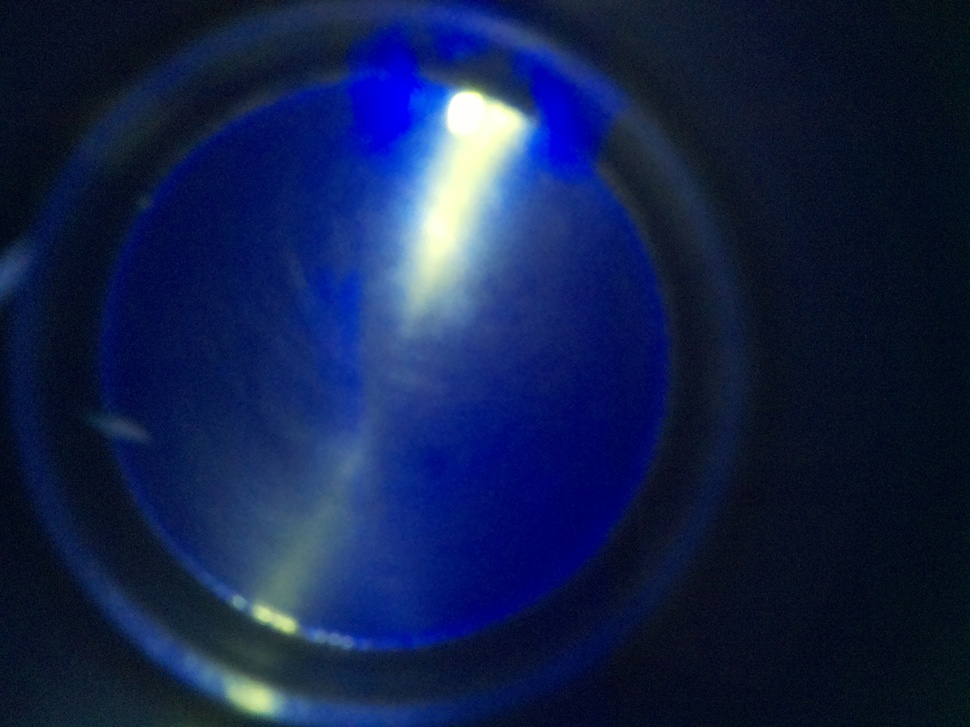
#> input picture uploads/frame_1772149627925.jpg, 970 x 727 px, shrunk from 2592 x 1944 before the run
$ python analyze.py uploads/frame_1772149627925.jpg
#> lines starting #> are read from the running program, lines starting #| are printed output that depends on the picture; after the words box and inside, x2 and y2 are one past the last pixel; in counts of white or black regions, pixels touching at a corner belong together
import cv2
import sys
import os
import numpy as np
import logging

def analyze_image(img_path) -> dict:
#> called with img_path = 'uploads/frame_1772149627925.jpg'
    img = cv2.imread(img_path)
#> img is the input picture: shape (727, 970, 3); mean B, G, R 75.6, 33.2, 18.7
    if img is None:
        logging.error(f"Failed to read image at {img_path}")
        return {"percentage": 0.0, "detected_path": None}

    # Convert image to grayscale for brightness analysis
    gray = cv2.cvtColor(img, cv2.COLOR_BGR2GRAY)
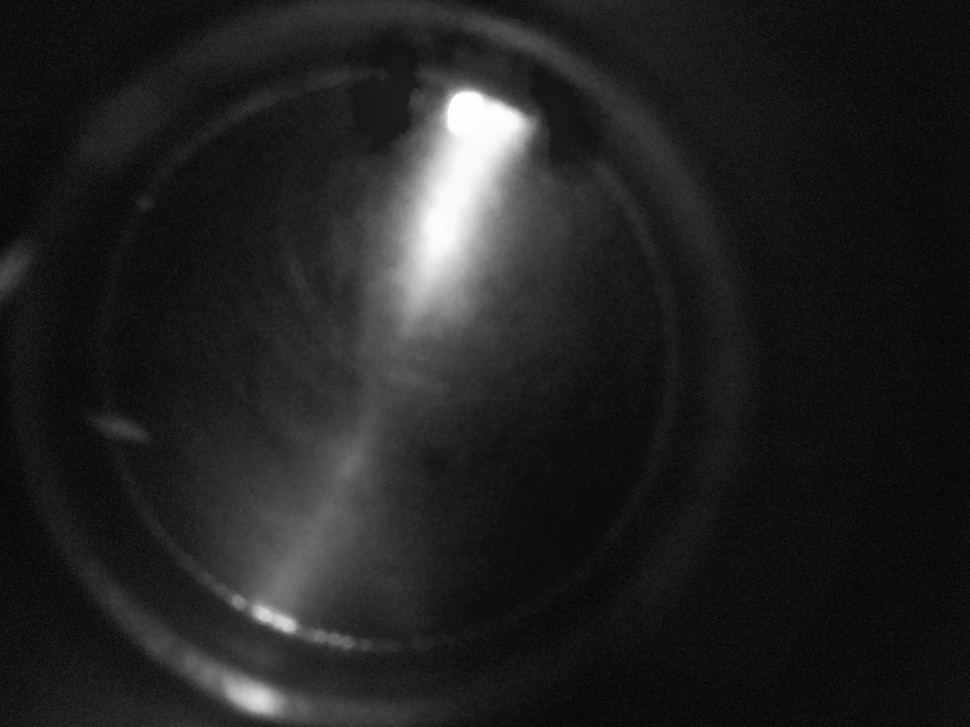
#> gray: shape (727, 970); min 2, max 255, mean 33.7

    # Apply slightly blurring to reduce noise
    blurred = cv2.GaussianBlur(gray, (5, 5), 0)

    # Microplastics fluoresce under 365nm UV light, making them appear significantly
    # brighter than the dark background. We use a threshold to separate them.
    # IMPORTANT: You may need to tune this 'threshold_value' (try values between 100 and 240)
    # depending on your camera exposure and ambient darkness.
    threshold_value = 200
    _, thresh = cv2.threshold(blurred, threshold_value, 255, cv2.THRESH_BINARY)
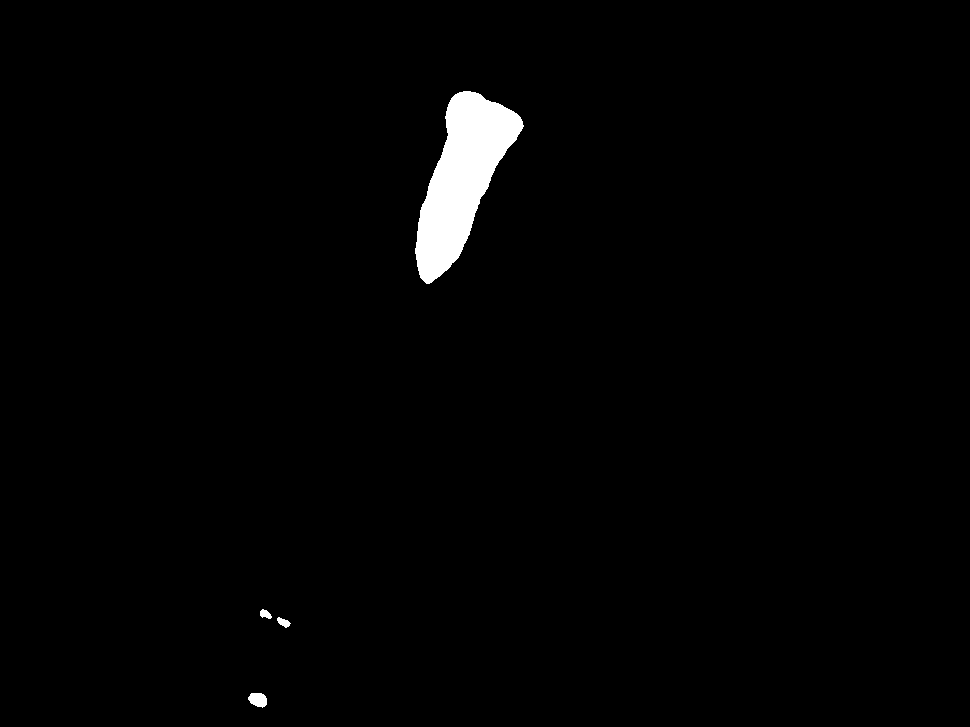
#> thresh: shape (727, 970); 1.5% white; 4 white regions

    # Calculate percentage of microplastic area over total area
    microplastics_pixels = cv2.countNonZero(thresh)
#> microplastics_pixels = 10705
    total_pixels = thresh.shape[0] * thresh.shape[1]
#> total_pixels = 705190
    percentage = (microplastics_pixels / total_pixels) * 100.0
#> percentage = 1.52

    # Create a debug image to visualize what the algorithm is detecting
    # The detected microplastics will be highlighted in Red.
    debug_img_path = img_path.replace(".jpg", "_detected.jpg")
    result_img = img.copy()

    # Find contours (outlines) of the detected plastics to overlay on the original image
    contours, _ = cv2.findContours(thresh, cv2.RETR_EXTERNAL, cv2.CHAIN_APPROX_SIMPLE)
#> contours = 4 contours; box (x1, y1, x2, y2) and area: (415, 91, 524, 284) 10111, (248, 693, 267, 708) 190, (277, 617, 291, 628) 70, (260, 609, 272, 619) 63
    cv2.drawContours(result_img, contours, -1, (0, 0, 255), 2) # Draw red contours

    # Add text with percentage
    cv2.putText(result_img, f"Microplastics: {percentage:.2f}%", (50, 50),
                cv2.FONT_HERSHEY_SIMPLEX, 1.5, (0, 0, 255), 3)
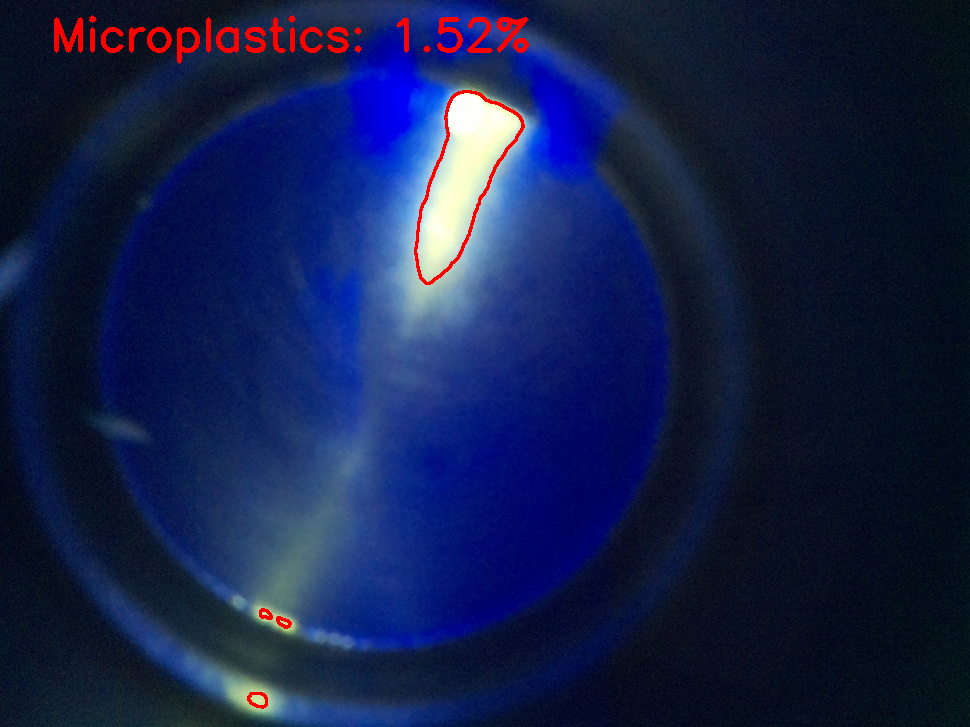
#> result_img: shape (727, 970, 3); mean B, G, R 74.4, 32.3, 20.7

    cv2.imwrite(debug_img_path, result_img)

    return {
        "percentage": percentage,
        "detected_path": debug_img_path
    }

if __name__ == "__main__":
    if len(sys.argv) > 1:
        res = analyze_image(sys.argv[1])
#> res = {'percentage': 1.52, 'detected_path': 'uploads/frame_1772149627925_detected.jpg'}
        print(f"{res['percentage']:.4f}")
#| 1.5180
    else:
        print("0.0")

$ run again, on uploads/frame_1772149702028.jpg
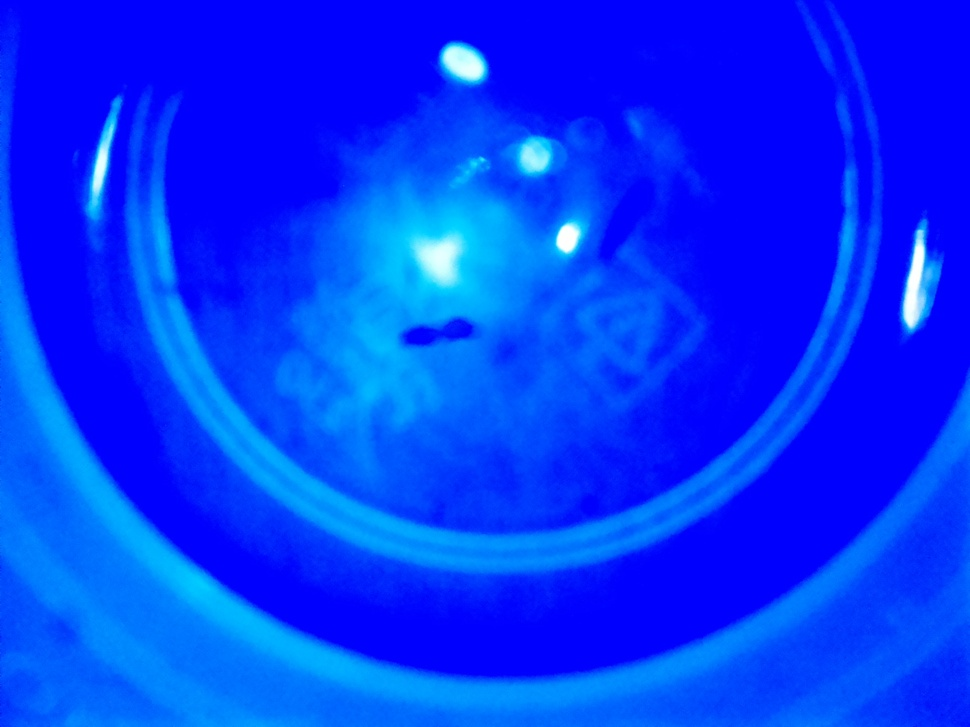
#> input picture uploads/frame_1772149702028.jpg, 970 x 727 px, shrunk from 2592 x 1944 before the run
#> in analyze_image, img is the input picture: shape (727, 970, 3); mean B, G, R 253.4, 53.9, 2.2
#> in analyze_image, `_, thresh = cv2.threshold(blurred, threshold_value, 255, cv2.THRESH_BI..`:
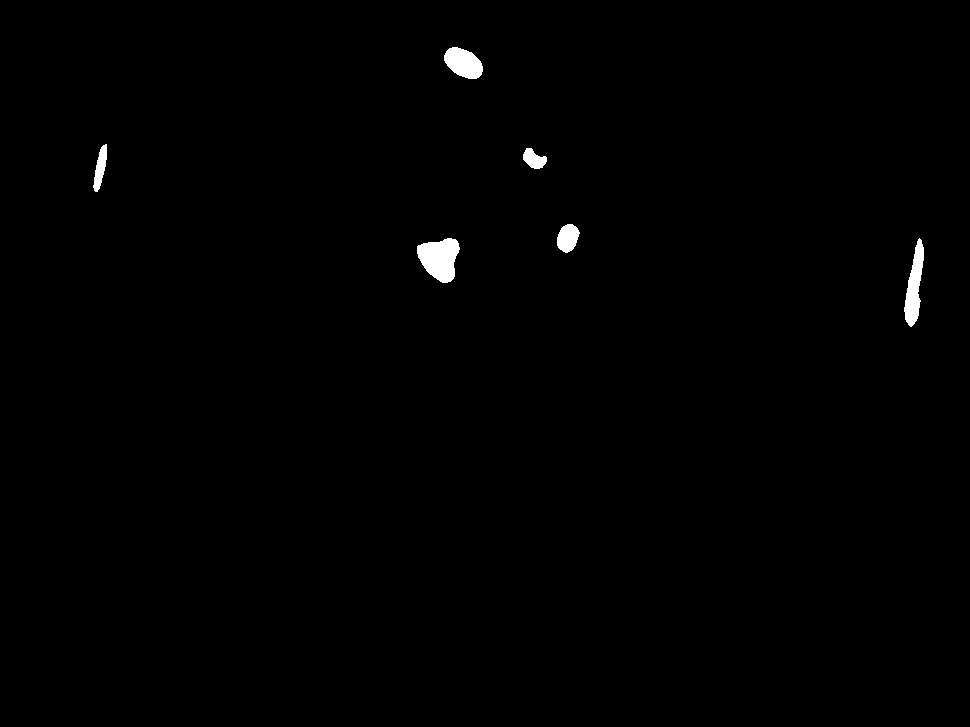
#> thresh: shape (727, 970); 0.62% white; 6 white regions
#> microplastics_pixels = 4351
#> percentage = 0.617
#> contours = 6 contours; box (x1, y1, x2, y2) and area: (417, 238, 460, 283) 1273, (904, 238, 924, 327) 880, (444, 47, 483, 79) 828, (557, 224, 580, 253) 445, (93, 144, 107, 192) 318, (523, 148, 547, 169) 286
#> in analyze_image, `cv2.putText(result_img, f"Microplastics: {percentage:.2f}%", (50, 50),..`:
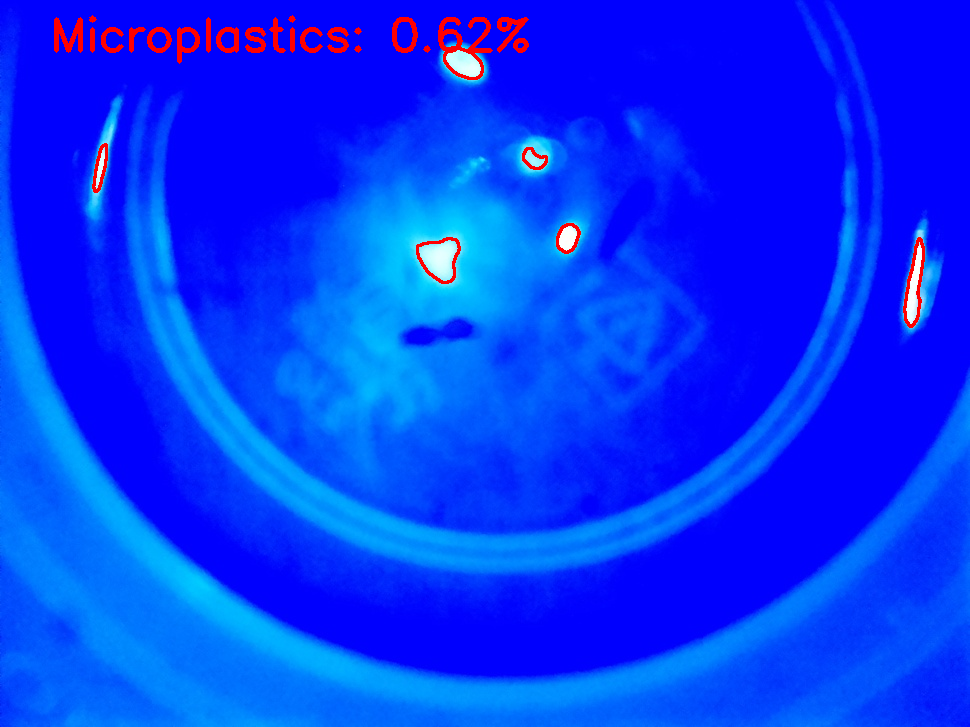
#> result_img: shape (727, 970, 3); mean B, G, R 250.6, 53.1, 4.6
#> res = {'percentage': 0.617, 'detected_path': 'uploads/frame_1772149702028_detected.jpg'}
#| 0.6170
